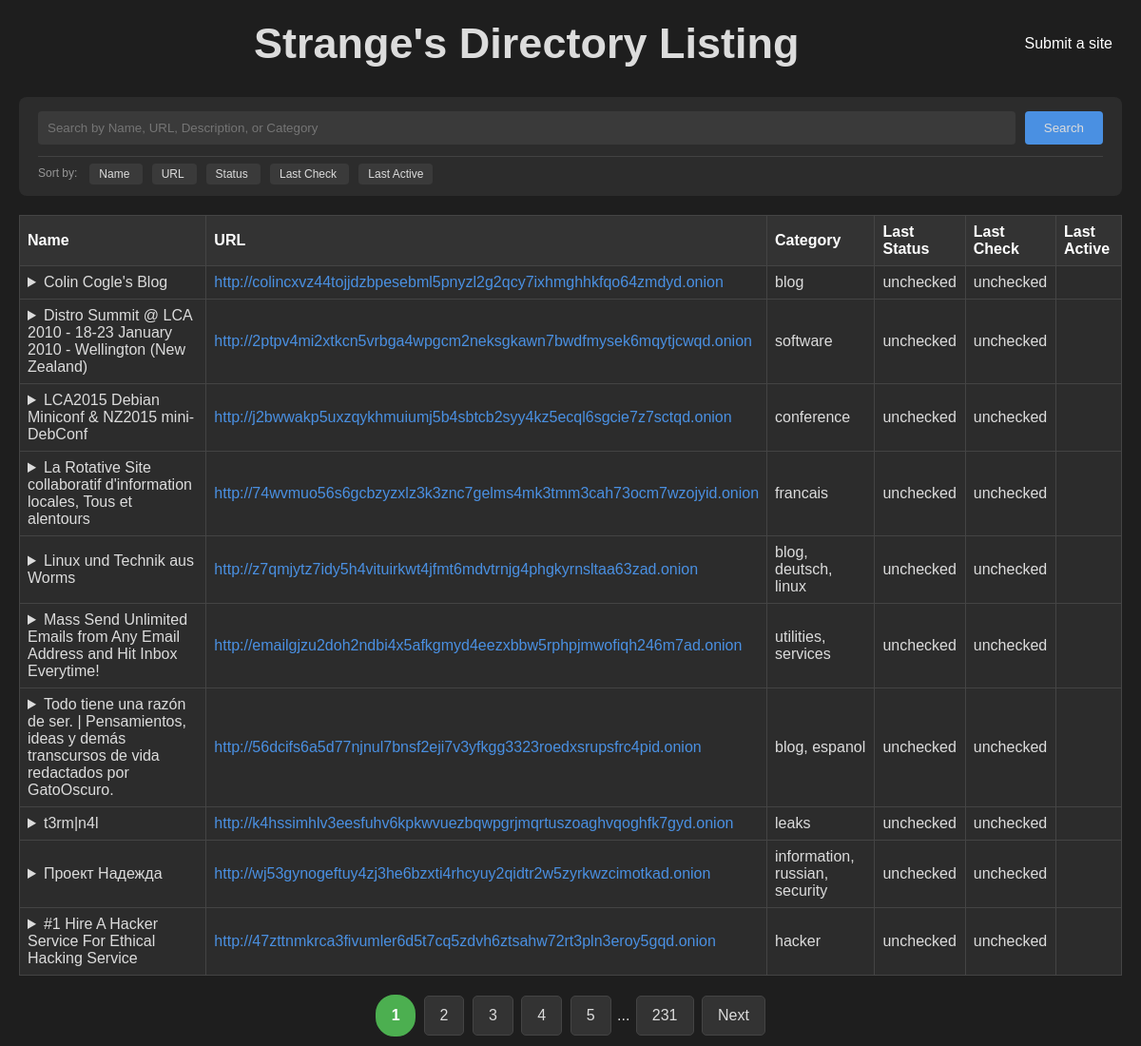
The page /index.php on the database its author committed.
### tables this page shows
CREATE TABLE sites (
    id INTEGER PRIMARY KEY,
    name TEXT,
    url TEXT,
    description TEXT,
    last_status TEXT DEFAULT 'unchecked',
    last_check TEXT DEFAULT 'unchecked',
    approved INTEGER DEFAULT 0,
    click_count INTEGER DEFAULT 0
, last_active TEXT);

### partials/_table.php (the view, shortened to what this page needs)
<?php
require_once($_SERVER['DOCUMENT_ROOT'] . "/partials/_functions.php");
$paginationLinks = paginate($pg_no, $totalCount);
?>
<head>
    <link rel="stylesheet" href="/css/table.css">
</head>
<table>
    <thead>
        <tr>
            <th>Name</a></th>
            <th>URL</a></th>
            <th>Category</th>
            <th>Last Status</th>
            <th>Last Check</th>
            <th>Last Active</th>
        </tr>
    </thead>
    <tbody>
        <?php foreach ($sites as $site): ?>
            <tr>
                <td>
                    <details>
                        <summary><?= htmlspecialchars($site['name']) ?></summary>
                    </details>
                </td>
                <td><a href="<?= htmlspecialchars($site['url']) ?>"><?= htmlspecialchars($site['url']) ?></a></td>
                <td><?= htmlspecialchars(implode(', ', $site['categories'])) ?></td>
                <td><?= htmlspecialchars($site['last_status']) ?></td>
                <td><?= htmlspecialchars($site['last_check']) ?></td>
                <td><?= htmlspecialchars($site['last_active']) ?></td>
            </tr>
        <?php endforeach; ?>
    </tbody>
</table>
<div class="pagination_container">
    <div class="pagination">
        <?= $paginationLinks ?>
    </div>
</div>

### css/index.css (style rules this page uses)
body { background-color: var(--bg-col); color: var(--color); font-family: Arial, sans-serif; margin: 0; padding: 10px 20px; border: 2px soild red; }

### css/table.css (style rules this page uses)
table { width: 100%; border-collapse: collapse; margin: 20px 0; }
table, th, td { border: 1px solid #444; }
th, td { padding: 8px; text-align: left; }
th { background-color: #333; color: #ffffff; }
td { background-color: #2c2c2c; }
a { color: #4a90e2; text-decoration: none; }
.pagination_container { width: 100%; text-align: center; }
.pagination { display: inline-block; }
details { overflow: hidden; transition: height 0.3s ease-out; }

### css/colors.css (style rules this page uses)
:root { --bg-col : #1e1e1e; --bg-acc-col: #2c2c2c; --bg-acc2-col: #3a3a3a; --color : #dcdcdc; --btn-col: #4a90e2; --btn-hl-col: #357abd; }

### rows shown on the page
sites: name "Colin Cogle's Blog", url "http://colincxvz44tojjdzbpesebml5pnyzl2g2qcy7ixhmghhkfqo64zmdyd.onion", categories "blog", last_status "unchecked", last_check "unchecked"
sites: name "Distro Summit @ LCA 2010 - 18-23 January 2010 - Wellington (New Zealand)", url "http://2ptpv4mi2xtkcn5vrbga4wpgcm2neksgkawn7bwdfmysek6mqytjcwqd.onion", categories "software", last_status "unchecked", last_check "unchecked"
sites: name "LCA2015 Debian Miniconf & NZ2015 mini-DebConf", url "http://j2bwwakp5uxzqykhmuiumj5b4sbtcb2syy4kz5ecql6sgcie7z7sctqd.onion", categories "conference", last_status "unchecked", last_check "unchecked"
sites: name "La Rotative Site collaboratif d'information locales, Tous et alentours", url "http://74wvmuo56s6gcbzyzxlz3k3znc7gelms4mk3tmm3cah73ocm7wzojyid.onion", categories "francais", last_status "unchecked", last_check "unchecked"
sites: name "Linux und Technik aus Worms", url "http://z7qmjytz7idy5h4vituirkwt4jfmt6mdvtrnjg4phgkyrnsltaa63zad.onion", categories "blog, deutsch, linux", last_status "unchecked", last_check "unchecked"
sites: name "Mass Send Unlimited Emails from Any Email Address and Hit Inbox Everytime!", url "http://emailgjzu2doh2ndbi4x5afkgmyd4eezxbbw5rphpjmwofiqh246m7ad.onion", categories "utilities, services", last_status "unchecked", last_check "unchecked"
sites: name "Todo tiene una razón de ser. | Pensamientos, ideas y demás transcursos de vida redactados por GatoOscuro.", url "http://56dcifs6a5d77njnul7bnsf2eji7v3yfkgg3323roedxsrupsfrc4pid.onion", categories "blog, espanol", last_status "unchecked", last_check "unchecked"
sites: name "t3rm|n4l", url "http://k4hssimhlv3eesfuhv6kpkwvuezbqwpgrjmqrtuszoaghvqoghfk7gyd.onion", categories "leaks", last_status "unchecked", last_check "unchecked"
sites: name "Проект Надежда", url "http://wj53gynogeftuy4zj3he6bzxti4rhcyuy2qidtr2w5zyrkwzcimotkad.onion", categories "information, russian, security", last_status "unchecked", last_check "unchecked"
sites: name "#1 Hire A Hacker Service For Ethical Hacking Service", url "http://47zttnmkrca3fivumler6d5t7cq5zdvh6ztsahw72rt3pln3eroy5gqd.onion", categories "hacker", last_status "unchecked", last_check "unchecked"

### other values the page prints
TITLE "Strange's Directory Listing"
$label "Name"
$label "URL"
$label "Status"
$label "Last Check"
$label "Last Active"
$paginationLinks "..."
$totalPages "231"
